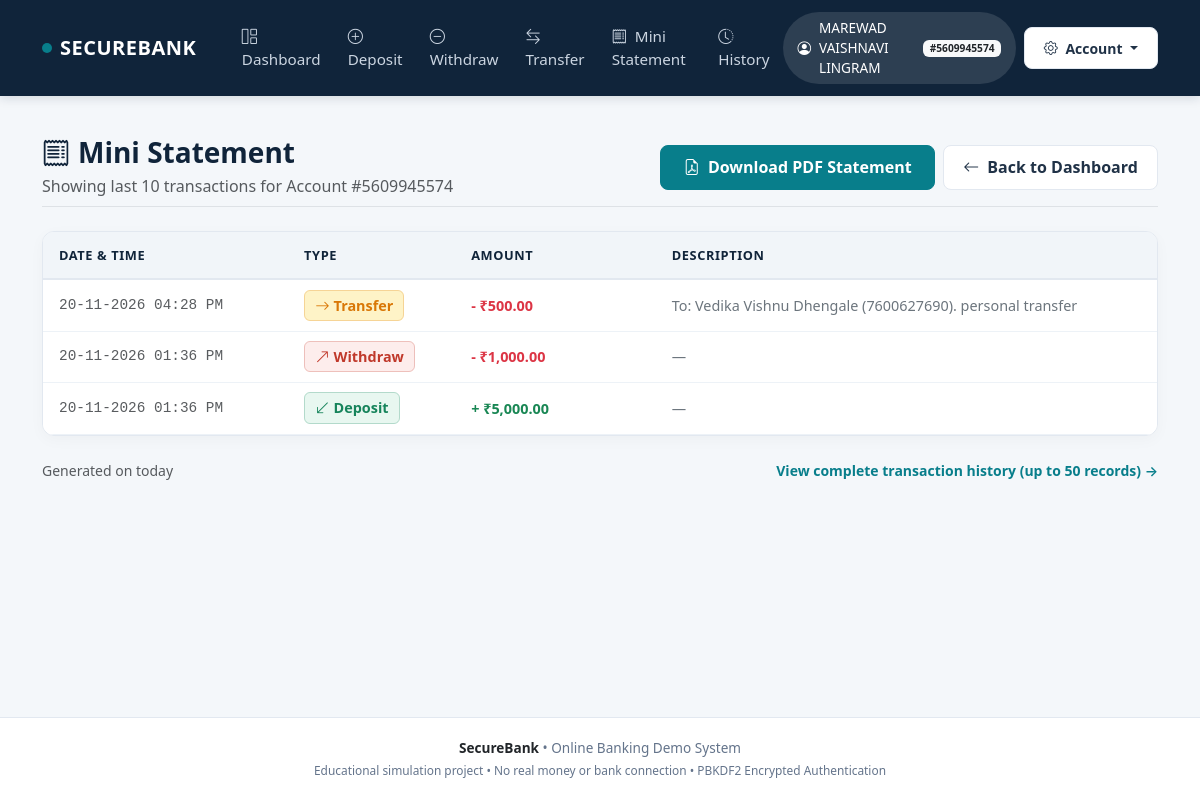
Page /mini-statement (signed in) on the committed database.
### tables this page shows
CREATE TABLE users (
                id INTEGER PRIMARY KEY AUTOINCREMENT,
                full_name TEXT NOT NULL,
                username TEXT UNIQUE NOT NULL,
                salt TEXT NOT NULL,
                password_hash TEXT NOT NULL,
                balance REAL NOT NULL DEFAULT 0
            , account_number TEXT);

CREATE TABLE transactions (
                id INTEGER PRIMARY KEY AUTOINCREMENT,
                user_id INTEGER NOT NULL,
                txn_type TEXT NOT NULL,
                amount REAL NOT NULL,
                note TEXT,
                created_at TEXT NOT NULL,
                FOREIGN KEY(user_id) REFERENCES users(id)
            );

### securebank_web/app.py (the view)
@app.route("/mini-statement")
@login_required
def mini_statement():
    user = query_one("SELECT id, full_name, account_number, balance FROM users WHERE id=?", (session["user_id"],))
    txns = query_all("""
        SELECT created_at, txn_type, amount, note
        FROM transactions
        WHERE user_id=?
        ORDER BY id DESC
        LIMIT 10
    """, (user["id"],))
    return render_template("mini_statement.html", user=user, transactions=txns)

### securebank_web/app.py (called while the page is built)
@app.context_processor
def inject_user():
    if "user_id" in session:
        user = query_one(
            "SELECT id, full_name, username, account_number, balance FROM users WHERE id=?",
            (session["user_id"],)
        )
        return {"current_user": user}
    return {"current_user": None}

### securebank_web/auth.py (called while the page is built)
def money(amount) -> str:
    try:
        val = float(amount)
        return f"{CURRENCY}{val:,.2f}"
    except (ValueError, TypeError):
        return f"{CURRENCY}0.00"

def login_required(f):
    @wraps(f)
    def decorated_function(*args, **kwargs):
        if "user_id" not in session:
            flash("Please log in to access this page.", "warning")
            return redirect(url_for("login"))
        return f(*args, **kwargs)
    return decorated_function

### securebank_web/db.py (called while the page is built)
def get_raw_connection():
    if IS_POSTGRES:
        import psycopg2
        from psycopg2.extras import DictCursor
        conn = psycopg2.connect(DATABASE_URL, cursor_factory=DictCursor)
        return conn
    else:
        conn = sqlite3.connect(str(LOCAL_DB_PATH))
        conn.row_factory = sqlite3.Row
        return conn

def adapt_sql(sql: str) -> str:
    if IS_POSTGRES:
        return sql.replace("?", "%s")
    return sql

@contextmanager
def get_db():
    conn = get_raw_connection()
    try:
        yield conn
        conn.commit()
    except Exception:
        conn.rollback()
        raise
    finally:
        conn.close()

def query_one(sql: str, params=()):
    with get_db() as conn:
        cur = conn.cursor()
        cur.execute(adapt_sql(sql), params)
        row = cur.fetchone()
        if row is None:
            return None
        return dict(row)

def query_all(sql: str, params=()):
    with get_db() as conn:
        cur = conn.cursor()
        cur.execute(adapt_sql(sql), params)
        rows = cur.fetchall()
        return [dict(row) for row in rows]

### securebank_web/templates/mini_statement.html (shortened to what this page needs)
{% extends "base.html" %}
{% block content %}
<div class="container py-4">
  <div class="d-flex flex-column flex-md-row justify-content-between align-items-md-center mb-4 pb-2 border-bottom">
    <div>
      <h3 class="fw-bold mb-1" style="color: var(--sb-navy);">
        <i class="bi bi-receipt me-2"></i>Mini Statement
      </h3>
      <p class="text-muted mb-0">Showing last 10 transactions for Account #{{ user.account_number }}</p>
    </div>
    <div class="mt-3 mt-md-0 d-flex gap-2">
      <a href="{{ url_for('download_statement_pdf') }}" class="btn btn-sb-primary">
        <i class="bi bi-file-earmark-pdf me-1"></i> Download PDF Statement
      </a>
      <a href="{{ url_for('dashboard') }}" class="btn btn-sb-secondary">
        <i class="bi bi-arrow-left me-1"></i> Back to Dashboard
      </a>
    </div>
  </div>
  <div class="sb-card p-0 overflow-hidden mb-4">
    <div class="table-responsive">
      <table class="table sb-table align-middle">
        <thead>
          <tr>
            <th style="width: 22%;">DATE & TIME</th>
            <th style="width: 15%;">TYPE</th>
            <th style="width: 18%;">AMOUNT</th>
            <th>DESCRIPTION</th>
          </tr>
        </thead>
        <tbody>
          {% if transactions %}
            {% for t in transactions %}
              <tr>
                <td class="text-muted font-monospace small">{{ t.created_at }}</td>
                <td>
                  {% if t.txn_type == 'Deposit' %}
                    <span class="badge-deposit"><i class="bi bi-arrow-down-left me-1"></i>Deposit</span>
                  {% elif t.txn_type == 'Withdraw' %}
                    <span class="badge-withdraw"><i class="bi bi-arrow-up-right me-1"></i>Withdraw</span>
                  {% elif t.txn_type == 'Transfer' %}
                    <span class="badge-transfer"><i class="bi bi-arrow-right me-1"></i>Transfer</span>
                  {% elif t.txn_type == 'Received' %}
                    <span class="badge-received"><i class="bi bi-arrow-left me-1"></i>Received</span>
                  {% else %}
                    <span class="badge bg-secondary">{{ t.txn_type }}</span>
                  {% endif %}
                </td>
                <td class="fw-bold {% if t.txn_type in ['Deposit', 'Received'] %}text-success{% else %}text-danger{% endif %}">
                  {% if t.txn_type in ['Deposit', 'Received'] %}+{% else %}-{% endif %}
                  {{ t.amount | money }}
                </td>
                <td class="text-secondary small">{{ t.note or '—' }}</td>
              </tr>
            {% endfor %}
          {% endif %}
        </tbody>
      </table>
    </div>
  </div>
  <div class="d-flex justify-content-between align-items-center">
    <span class="text-muted small">Generated on {{ datetime_now or 'today' }}</span>
    <a href="{{ url_for('transactions') }}" class="small fw-semibold text-decoration-none" style="color: var(--sb-teal);">
      View complete transaction history (up to 50 records) &rarr;
    </a>
  </div>
</div>
{% endblock %}

### securebank_web/templates/base.html (shortened to what this page needs)
<!DOCTYPE html>
<html lang="en">
<head>
  <link href="https://cdn.jsdelivr.net/npm/bootstrap@5.3.3/dist/css/bootstrap.min.css" rel="stylesheet">
  <link href="https://cdn.jsdelivr.net/npm/bootstrap-icons@1.11.3/font/bootstrap-icons.min.css" rel="stylesheet">
  <link rel="stylesheet" href="{{ url_for('static', filename='css/style.css') }}">
</head>
<body>
  <nav class="navbar navbar-expand-lg sb-navbar">
    <div class="container">
      <a class="navbar-brand sb-brand" href="{{ url_for('dashboard') if session.get('user_id') else url_for('login') }}">
        <span class="sb-brand-dot"></span> SECUREBANK
      </a>
      <div class="collapse navbar-collapse" id="sbNavbar">
        <ul class="navbar-nav me-auto mb-2 mb-lg-0 ms-lg-3">
          {% if session.get('user_id') %}
            <li class="nav-item">
              <a class="nav-link sb-nav-link" href="{{ url_for('dashboard') }}">
                <i class="bi bi-grid-1x2 me-1"></i> Dashboard
              </a>
            </li>
            <li class="nav-item">
              <a class="nav-link sb-nav-link" href="{{ url_for('deposit') }}">
                <i class="bi bi-plus-circle me-1"></i> Deposit
              </a>
            </li>
            <li class="nav-item">
              <a class="nav-link sb-nav-link" href="{{ url_for('withdraw') }}">
                <i class="bi bi-dash-circle me-1"></i> Withdraw
              </a>
            </li>
            <li class="nav-item">
              <a class="nav-link sb-nav-link" href="{{ url_for('transfer') }}">
                <i class="bi bi-arrow-left-right me-1"></i> Transfer
              </a>
            </li>
            <li class="nav-item">
              <a class="nav-link sb-nav-link" href="{{ url_for('mini_statement') }}">
                <i class="bi bi-receipt me-1"></i> Mini Statement
              </a>
            </li>
            <li class="nav-item">
              <a class="nav-link sb-nav-link" href="{{ url_for('transactions') }}">
                <i class="bi bi-clock-history me-1"></i> History
              </a>
            </li>
          {% endif %}
        </ul>
        <div class="d-flex align-items-center gap-2">
          {% if session.get('user_id') %}
            <div class="sb-user-pill d-none d-md-flex">
              <i class="bi bi-person-circle"></i>
              <span>{{ session.get('full_name') }}</span>
              <span class="badge bg-light text-dark ms-1">#{{ session.get('account_number') }}</span>
            </div>
            <div class="dropdown">
              <button class="btn btn-sm btn-sb-secondary dropdown-toggle" type="button" data-bs-toggle="dropdown" aria-expanded="false">
                <i class="bi bi-gear me-1"></i> Account
              </button>
            </div>
          {% else %}
            <a href="{{ url_for('login') }}" class="btn btn-sm btn-sb-outline text-white border-white">Sign In</a>
            <a href="{{ url_for('register') }}" class="btn btn-sm btn-sb-primary">Create Account</a>
          {% endif %}
        </div>
      </div>
    </div>
  </nav>
  <main class="flex-grow-1">
    {% block content %}{% endblock %}
  </main>
  <footer>
    <div class="container text-center">
      <div class="mb-1">
        <span class="fw-semibold text-dark">SecureBank</span> &bull; Online Banking Demo System
      </div>
      <div class="small">
        Educational simulation project &bull; No real money or bank connection &bull; PBKDF2 Encrypted Authentication
      </div>
    </div>
  </footer>
</body>
</html>

### securebank_web/static/css/style.css (style rules this page uses)
:root { --sb-navy: #10243a; --sb-navy-dark: #0a1928; --sb-teal: #087e8b; --sb-teal-hover: #06636d; --sb-teal-light: #e6f6f8; --sb-bg: #f4f7fa; --sb-text: #203247; --sb-muted: #64748b; --sb-border: #e2e8f0; --sb-card-bg: #ffffff; --sb-green: #16845b; --sb-green-light: #e8f7f0; --sb-red: #c0392b; --sb-red-light: #fdedec; --sb-orange: #d97706; --sb-orange-light: #fef3c7; }
body { background-color: var(--sb-bg); color: var(--sb-text); font-family: 'Segoe UI', system-ui, -apple-system, BlinkMacSystemFont, Roboto, sans-serif; min-height: 100vh; display: flex; flex-direction: column; }
.sb-navbar { background-color: var(--sb-navy); box-shadow: 0 2px 10px rgba(16, 36, 58, 0.15); padding: 0.75rem 0; }
.sb-brand { font-weight: 700; font-size: 1.25rem; letter-spacing: 0.5px; color: #ffffff !important; display: flex; align-items: center; gap: 8px; }
.sb-brand-dot { width: 10px; height: 10px; background-color: var(--sb-teal); border-radius: 50%; display: inline-block; }
.sb-nav-link { color: #cbd5e1 !important; font-size: 0.95rem; font-weight: 500; padding: 0.5rem 0.85rem !important; border-radius: 6px; transition: all 0.2s ease; }
.sb-user-pill { background-color: rgba(255, 255, 255, 0.12); color: #ffffff; border-radius: 50px; padding: 0.35rem 0.9rem; font-size: 0.85rem; display: flex; align-items: center; gap: 8px; }
.sb-card { background: var(--sb-card-bg); border: 1px solid var(--sb-border); border-radius: 12px; box-shadow: 0 4px 15px rgba(0, 0, 0, 0.03); transition: transform 0.2s ease, box-shadow 0.2s ease; }
.btn-sb-primary { background-color: var(--sb-teal); border-color: var(--sb-teal); color: #ffffff; font-weight: 600; padding: 0.6rem 1.4rem; border-radius: 8px; transition: all 0.2s ease; }
.btn-sb-secondary { background-color: #ffffff; border: 1px solid var(--sb-border); color: var(--sb-text); font-weight: 600; padding: 0.6rem 1.2rem; border-radius: 8px; transition: all 0.2s ease; }
.sb-table { width: 100%; margin-bottom: 0; border-collapse: separate; border-spacing: 0; }
.sb-table th { background-color: #f1f5f9; color: var(--sb-navy); font-size: 0.8rem; font-weight: 700; text-transform: uppercase; letter-spacing: 0.6px; padding: 0.85rem 1rem; border-bottom: 2px solid var(--sb-border); }
.sb-table td { padding: 0.9rem 1rem; vertical-align: middle; border-bottom: 1px solid #edf2f7; font-size: 0.9rem; }
.badge-deposit { background-color: var(--sb-green-light); color: var(--sb-green); border: 1px solid rgba(22, 132, 91, 0.25); font-weight: 600; padding: 0.35em 0.7em; border-radius: 6px; }
.badge-withdraw { background-color: var(--sb-red-light); color: var(--sb-red); border: 1px solid rgba(192, 57, 43, 0.25); font-weight: 600; padding: 0.35em 0.7em; border-radius: 6px; }
.badge-transfer { background-color: var(--sb-orange-light); color: var(--sb-orange); border: 1px solid rgba(217, 119, 6, 0.25); font-weight: 600; padding: 0.35em 0.7em; border-radius: 6px; }
footer { margin-top: auto; background-color: #ffffff; border-top: 1px solid var(--sb-border); padding: 1.25rem 0; font-size: 0.85rem; color: var(--sb-muted); }

### rows in the picture
users: get "MAREWAD VAISHNAVI LINGRAM", account_number "5609945574"
transactions: created_at "20-11-2026 04:28 PM", txn_type "Transfer" (drawn), amount "₹500.00", note "To: Vedika Vishnu Dhengale (7600627690). personal transfer"
transactions: created_at "20-11-2026 01:36 PM", txn_type "Withdraw" (drawn), amount "₹1,000.00", note "—"
transactions: created_at "20-11-2026 01:36 PM", txn_type "Deposit" (drawn), amount "₹5,000.00", note "—"

### other values in the picture
{{ session.get('account_number') }} "5609945574"
{{ datetime_now or 'today' }} "today"
